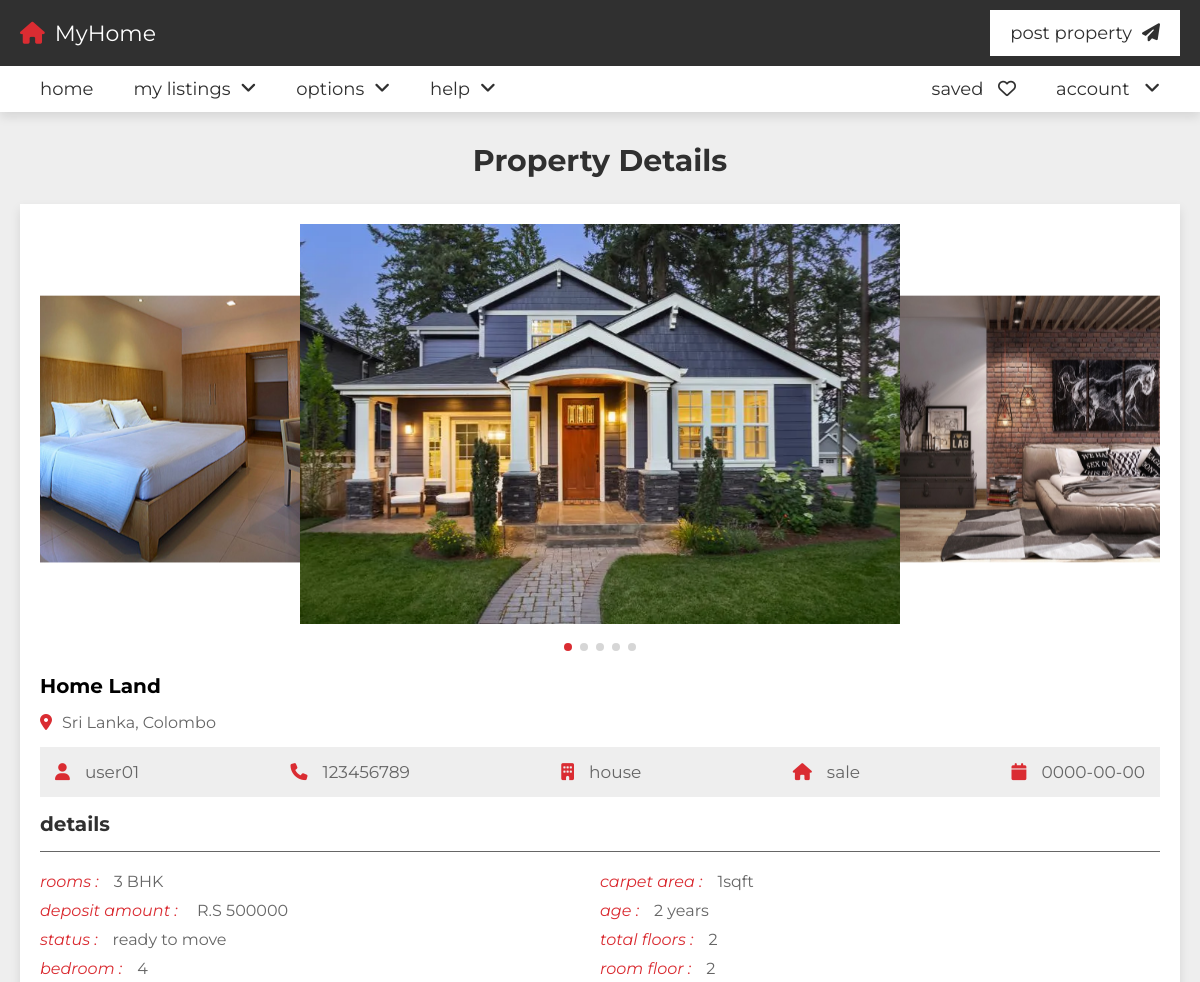
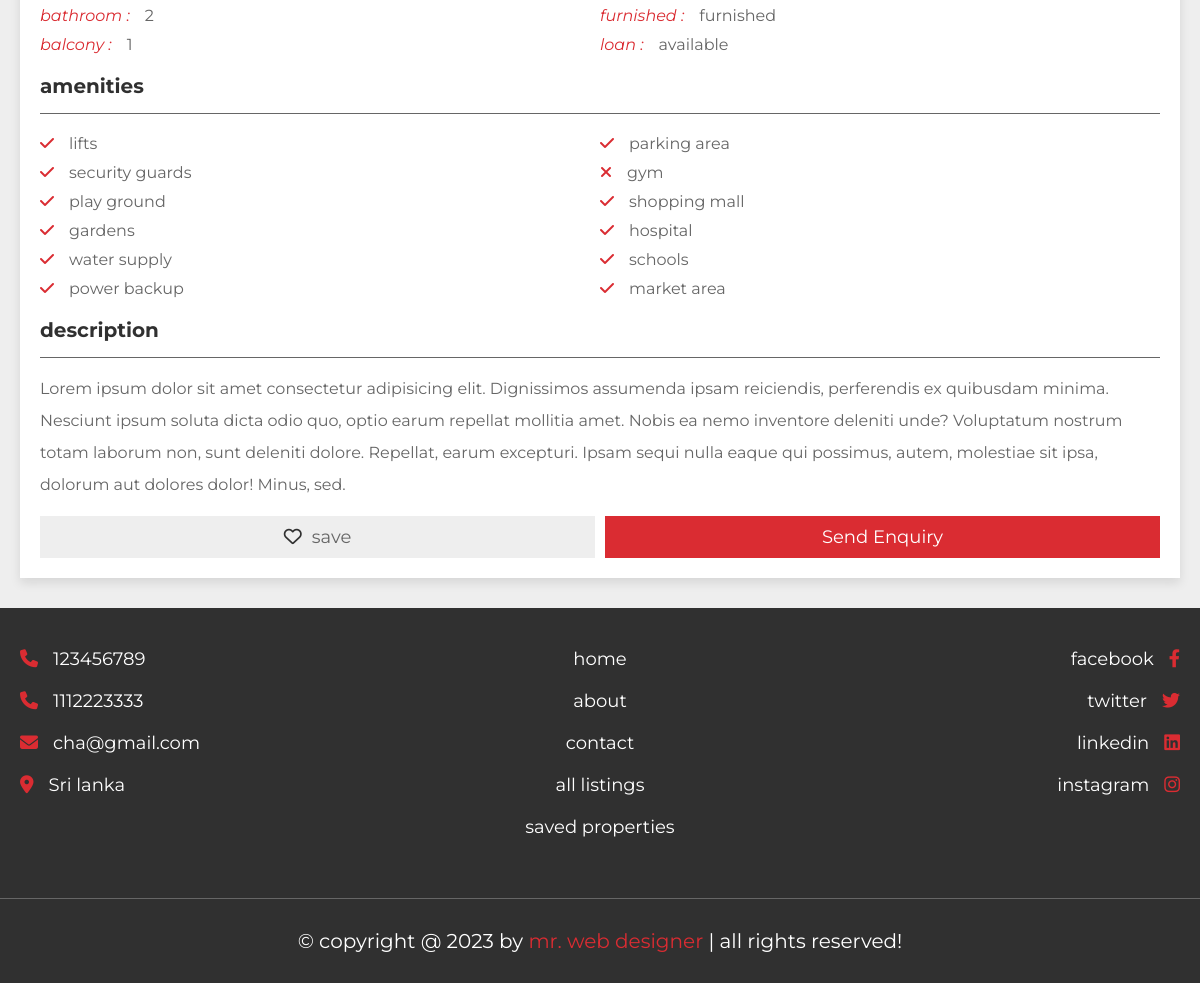
Page /view_property.php?get_id=1 on the committed database (2 pictures, top to bottom).
### tables this page shows
CREATE TABLE IF NOT EXISTS `property` (
  `id` int NOT NULL AUTO_INCREMENT,
  `user_id` varchar(20) NOT NULL,
  `property_name` varchar(50) NOT NULL,
  `address` varchar(100) NOT NULL,
  `price` varchar(10) NOT NULL,
  `type` varchar(10) NOT NULL,
  `offer` varchar(10) NOT NULL,
  `status` varchar(50) NOT NULL,
  `furnished` varchar(50) NOT NULL,
  `bhk` varchar(10) NOT NULL,
  `deposite` varchar(10) NOT NULL,
  `bedroom` varchar(10) NOT NULL,
  `bathroom` varchar(10) NOT NULL,
  `balcony` varchar(10) NOT NULL,
  `carpet` varchar(10) NOT NULL,
  `age` varchar(2) NOT NULL,
  `total_floors` varchar(2) NOT NULL,
  `room_floor` varchar(2) NOT NULL,
  `loan` varchar(50) NOT NULL,
  `lift` varchar(3) NOT NULL DEFAULT 'no',
  `security_guard` varchar(3) NOT NULL DEFAULT 'no',
  `play_ground` varchar(3) NOT NULL DEFAULT 'no',
  `garden` varchar(3) NOT NULL DEFAULT 'no',
  `water_supply` varchar(3) NOT NULL DEFAULT 'no',
  `power_backup` varchar(3) NOT NULL DEFAULT 'no',
  `parking_area` varchar(3) NOT NULL DEFAULT 'no',
  `gym` varchar(3) NOT NULL DEFAULT 'no',
  `shopping_mall` varchar(3) NOT NULL DEFAULT 'no',
  `hospital` varchar(3) NOT NULL DEFAULT 'no',
  `school` varchar(3) NOT NULL DEFAULT 'no',
  `market_area` varchar(3) NOT NULL DEFAULT 'no',
  `image_01` varchar(50) NOT NULL,
  `image_02` varchar(50) NOT NULL,
  `image_03` varchar(50) NOT NULL,
  `image_04` varchar(50) NOT NULL,
  `image_05` varchar(50) NOT NULL,
  `description` varchar(1000) NOT NULL,
  `date` date NOT NULL,
  PRIMARY KEY (`id`)
);

CREATE TABLE IF NOT EXISTS `users` (
  `id` int NOT NULL AUTO_INCREMENT,
  `name` varchar(50) NOT NULL,
  `number` varchar(10) NOT NULL,
  `email` varchar(50) NOT NULL,
  `password` varchar(50) NOT NULL,
  PRIMARY KEY (`id`)
);

### view_property.php (the view, shortened to what this page needs)
<?php
include 'components/connect.php';
if(isset($_COOKIE['user_id'])){
   $user_id = $_COOKIE['user_id'];
}else{
   $user_id = '';
}
if(isset($_GET['get_id'])){
   $get_id = $_GET['get_id'];
}else{
   $get_id = '';
   header('location:index.php');
}
?>
<!DOCTYPE html>
<html lang="en">
<head>
   <link rel="stylesheet" href="https://cdn.jsdelivr.net/npm/swiper@8/swiper-bundle.min.css" />
   <link rel="stylesheet" href="https://cdnjs.cloudflare.com/ajax/libs/font-awesome/6.2.0/css/all.min.css">
   <link rel="stylesheet" href="css/style.css">
</head>
<body>
<?php include 'components/user_header.php'; ?>
<section class="view-property">
   <h1 class="heading">property details</h1>
   <?php
      $select_properties = $conn->prepare("SELECT * FROM `property` WHERE id = ? ORDER BY date DESC LIMIT 1");
      $select_properties->execute([$get_id]);
      if($select_properties->rowCount() > 0){
         while($fetch_property = $select_properties->fetch(PDO::FETCH_ASSOC)){
         $select_user = $conn->prepare("SELECT * FROM `users` WHERE id = ?");
         $select_user->execute([$fetch_property['user_id']]);
         $fetch_user = $select_user->fetch(PDO::FETCH_ASSOC);
         $select_saved = $conn->prepare("SELECT * FROM `saved` WHERE property_id = ? and user_id = ?");
         $select_saved->execute([$fetch_property['id'], $user_id]);
   ?>
   <div class="details">
     <div class="swiper images-container">
         <div class="swiper-wrapper">
            <img src="uploaded_files/<?= $fetch_property['image_01']; ?>" alt="" class="swiper-slide">
            <?php if(!empty($fetch_property['image_02'])){ ?>
            <img src="uploaded_files/<?= $fetch_property['image_02']; ?>" alt="" class="swiper-slide">
            <?php } ?>
            <?php if(!empty($fetch_property['image_05'])){ ?>
            <img src="uploaded_files/<?= $fetch_property['image_05']; ?>" alt="" class="swiper-slide">
            <?php } ?>
         </div>
         <div class="swiper-pagination"></div>
     </div>
      <h3 class="name"><?= $fetch_property['property_name']; ?></h3>
      <p class="location"><i class="fas fa-map-marker-alt"></i><span><?= $fetch_property['address']; ?></span></p>
      <div class="info">
         <p><i class="fas fa-user"></i><span><?= $fetch_user['name']; ?></span></p>
         <p><i class="fas fa-phone"></i><a href="tel:1234567890"><?= $fetch_user['number']; ?></a></p>
         <p><i class="fas fa-building"></i><span><?= $fetch_property['type']; ?></span></p>
         <p><i class="fas fa-house"></i><span><?= $fetch_property['offer']; ?></span></p>
         <p><i class="fas fa-calendar"></i><span><?= $fetch_property['date']; ?></span></p>
      </div>
      <h3 class="title">details</h3>
      <div class="flex">
         <div class="box">
            <p><i>rooms :</i><span><?= $fetch_property['bhk']; ?> BHK</span></p>
            <p><i>deposit amount : </i><span> R.S </span><?= $fetch_property['deposite']; ?></span></p>
            <p><i>status :</i><span><?= $fetch_property['status']; ?></span></p>
            <p><i>bedroom :</i><span><?= $fetch_property['bedroom']; ?></span></p>
            <p><i>bathroom :</i><span><?= $fetch_property['bathroom']; ?></span></p>
            <p><i>balcony :</i><span><?= $fetch_property['balcony']; ?></span></p>
         </div>
         <div class="box">
            <p><i>carpet area :</i><span><?= $fetch_property['carpet']; ?>sqft</span></p>
            <p><i>age :</i><span><?= $fetch_property['age']; ?> years</span></p>
            <p><i>total floors :</i><span><?= $fetch_property['total_floors']; ?></span></p>
            <p><i>room floor :</i><span><?= $fetch_property['room_floor']; ?></span></p>
            <p><i>furnished :</i><span><?= $fetch_property['furnished']; ?></span></p>
            <p><i>loan :</i><span><?= $fetch_property['loan']; ?></span></p>
         </div>
      </div>
      <h3 class="title">amenities</h3>
      <div class="flex">
         <div class="box">
            <p><i class="fas fa-<?php if($fetch_property['lift'] == 'yes'){echo 'check';}else{echo 'times';} ?>"></i><span>lifts</span></p>
            <p><i class="fas fa-<?php if($fetch_property['security_guard'] == 'yes'){echo 'check';}else{echo 'times';} ?>"></i><span>security guards</span></p>
            <p><i class="fas fa-<?php if($fetch_property['play_ground'] == 'yes'){echo 'check';}else{echo 'times';} ?>"></i><span>play ground</span></p>
            <p><i class="fas fa-<?php if($fetch_property['garden'] == 'yes'){echo 'check';}else{echo 'times';} ?>"></i><span>gardens</span></p>
            <p><i class="fas fa-<?php if($fetch_property['water_supply'] == 'yes'){echo 'check';}else{echo 'times';} ?>"></i><span>water supply</span></p>
            <p><i class="fas fa-<?php if($fetch_property['power_backup'] == 'yes'){echo 'check';}else{echo 'times';} ?>"></i><span>power backup</span></p>
         </div>
         <div class="box">
            <p><i class="fas fa-<?php if($fetch_property['parking_area'] == 'yes'){echo 'check';}else{echo 'times';} ?>"></i><span>parking area</span></p>
            <p><i class="fas fa-<?php if($fetch_property['gym'] == 'yes'){echo 'check';}else{echo 'times';} ?>"></i><span>gym</span></p>
            <p><i class="fas fa-<?php if($fetch_property['shopping_mall'] == 'yes'){echo 'check';}else{echo 'times';} ?>"></i><span>shopping mall</span></p>
            <p><i class="fas fa-<?php if($fetch_property['hospital'] == 'yes'){echo 'check';}else{echo 'times';} ?>"></i><span>hospital</span></p>
            <p><i class="fas fa-<?php if($fetch_property['school'] == 'yes'){echo 'check';}else{echo 'times';} ?>"></i><span>schools</span></p>
            <p><i class="fas fa-<?php if($fetch_property['market_area'] == 'yes'){echo 'check';}else{echo 'times';} ?>"></i><span>market area</span></p>
         </div>
      </div>
      <h3 class="title">description</h3>
      <p class="description"><?= $fetch_property['description']; ?></p>
      <form action="" method="post" class="flex-btn">
         <?php
            if($select_saved->rowCount() > 0){
         ?>
         <button type="submit" name="save" class="save"><i class="fas fa-heart"></i><span>saved</span></button>
         <?php
            }else{
         ?>
         <button type="submit" name="save" class="save"><i class="far fa-heart"></i><span>save</span></button>
         <?php
            }
         ?>
         <input type="submit" value="send enquiry" name="send" class="btn">
      </form>
   </div>
   <?php
      }
   }else{
      echo '<p class="empty">property not found! <a href="post_property.php" style="margin-top:1.5rem;" class="btn">add new</a></p>';
   }
   ?>
</section>
<?php include 'components/footer.php'; ?>
</body>
</html>

### css/style.css (style rules this page uses)
:root { --main-color:#DA2C32; --light-color:#666; --light-bg:#eee; --white:#fff; --black:#303030; --border:.1rem solid var(--light-color); --box-shodow:0 .5rem 1rem rgba(0,0,0,.1); }
* { font-family: 'Montserrat', sans-serif; margin: 0; padding: 0; box-sizing: border-box; outline: none; border: none; text-decoration: none; }
html { font-size: 62.5%; overflow-x: hidden; scroll-behavior: smooth; scroll-padding-top: 10rem; }
body { background-color: var(--light-bg); }
section { padding: 3rem 2rem; max-width: 1200px; margin: 0 auto; }
.heading { text-align: center; padding-bottom: 2.5rem; font-size: 3rem; color: var(--black); text-transform: capitalize; }
.btn, .inline-btn { margin-top: 1rem; padding: 1rem 3rem; background-color: var(--main-color); color: var(--white); cursor: pointer; text-align: center; font-size: 1.8rem; text-transform: capitalize; }
.btn { display: block; width: 100%; }
.flex-btn { display: flex; gap: 1rem; justify-content: space-between; align-items: flex-end; }
.view-property .details { background-color: var(--white); box-shadow: var(--box-shodow); padding: 2rem; overflow-x: hidden; }
.view-property .details .images-container { padding-bottom: 3rem; }
.swiper-pagination-bullets.swiper-pagination-horizontal { bottom: 0; }
.view-property .details .images-container img { height: 40rem; object-fit: cover; width: 60rem; }
.view-property .details .name { font-size: 2rem; text-overflow: ellipsis; overflow-x: hidden; margin-bottom: .5rem; padding-top: 2rem; }
.view-property .details .location { padding-top: 1rem; font-size: 1.6rem; color: var(--light-color); }
.view-property .details .location i { margin-right: 1rem; color: var(--main-color); }
.view-property .details .info { display: flex; background-color: var(--light-bg); padding: 1.5rem; margin: 1.5rem 0; justify-content: space-between; align-items: center; flex-wrap: wrap; gap: 2rem; }
.view-property .details .info p { font-size: 1.7rem; }
.view-property .details .info p span, .view-property .details .info p a { color: var(--light-color); }
.view-property .details .info p i { margin-right: 1.5rem; color: var(--main-color); }
.view-property .details .title { font-size: 2rem; color: var(--black); padding-bottom: 1.5rem; border-bottom: var(--border); }
.view-property .details .flex { margin: 1.5rem 0; display: flex; justify-content: space-between; flex-wrap: wrap; }
.view-property .details .flex .box { flex: 1 1 40rem; }
.view-property .details .flex .box p { padding: .5rem 0; font-size: 1.6rem; color: var(--light-color); }
.view-property .details .flex .box i { color: var(--main-color); margin-right: 1.5rem; }
.view-property .details .description { padding-top: 1rem; margin: .5rem 0; margin-top: .5rem; font-size: 1.6rem; color: var(--light-color); line-height: 2; }
.view-property .details .save { width: 100%; background-color: var(--light-bg); cursor: pointer; padding: 1rem 3rem; font-size: 1.8rem; color: var(--light-color); }
.view-property .details .save i { margin-right: 1rem; color: var(--black); }

### rows in the picture
property: image_01 (picture), image_02 (picture), image_05 (picture), property_name "Home Land", address "Sri Lanka, Colombo", user.name "user01", user.number "123456789", type "house", offer "sale", date "0000-00-00", bhk "3", deposite "500000", status "ready to move", bedroom "4", bathroom "2", balcony "1", carpet "1", age "2", total_floors "2", room_floor "2", furnished "furnished", loan "available", description "Lorem ipsum dolor sit amet consectetur adipisicing elit. Dignissimos assumenda ipsam reiciendis, perferendis ex quibusdam minima. Nesciunt ipsum soluta dicta odio quo, optio earum repellat mollitia amet. Nobis ea nemo inventore deleniti unde? Voluptatum nostrum totam laborum non, sunt deleniti dolore. Repellat, earum excepturi. Ipsam sequi nulla eaque qui possimus, autem, molestiae sit ipsa, dolorum aut dolores dolor! Minus, sed."
